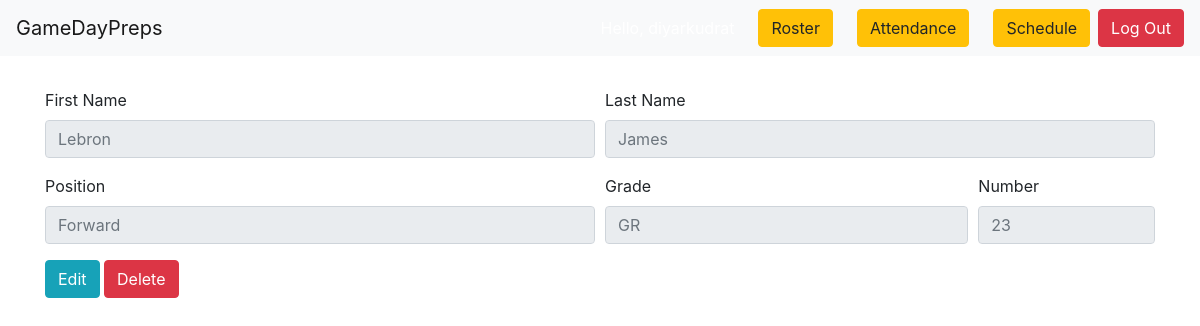
The page /2/ (signed in) on the database as committed earlier.
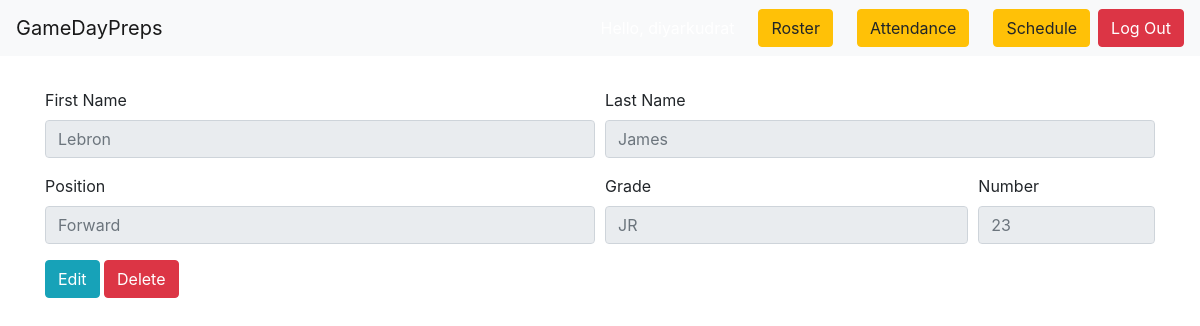
The same page on the database as committed later.
### roster/models.py (models this page shows, shortened)
class Player(models.Model):
    first_name = models.CharField(max_length=50)
    last_name = models.CharField(max_length=50)
    position = models.CharField(max_length=25)
    grade = models.CharField(max_length=50, choices=school_grade_choices, blank=True)
    jersey_number = models.CharField(max_length=3, null=True)

### roster/views.py (the view)
# urls.py: path('<int:pk>/', PlayerDetailView.as_view(), name='player-detail-page'),
class PlayerDetailView(View):
    def get(self, request, *args, **kwargs):
        player = get_object_or_404(Player, pk=kwargs['pk'])
        context = {'player': player }
        return render(request, 'player_detail.html', context)

### roster/templates/player_detail.html
{% extends 'base.html' %}
{% block content %}
<form>
    <fieldset disabled>
    <div class="form-row">
      <div class="form-group col-md-6">
        <label for="disabledTextInput">First Name</label>
        <input type="email" class="form-control" placeholder="{{ player.first_name }}">
      </div>
      <div class="form-group col-md-6">
        <label for="disabledTextInput">Last Name</label>
        <input type="password" class="form-control" placeholder="{{ player.last_name }}">
      </div>
    </div>
    <div class="form-row">
      <div class="form-group col-md-6">
        <label for="disabledTextInput">Position</label>
        <input type="text" class="form-control" placeholder="{{ player.position }}">
      </div>
      <div class="form-group col-md-4">
        <label for="disabledTextInput">Grade</label>
        <input type="text" class="form-control" placeholder="{{ player.grade }}">
      </div>
      <div class="form-group col-md-2">
        <label for="disabledTextInput">Number</label>
        <input type="text" class="form-control" placeholder="{{ player.jersey_number }}">
      </div>
    </div>
    </fieldset>
    <a class="btn btn-info" href="{% url 'edit-player-profile' player.id %}" role="button">Edit</a>
    <a class="btn btn-danger" href="{% url 'player-delete-page' player.id %}" role="button">Delete</a>
  </form>
{% endblock %}

Rows that differ between the two databases and show on the page:
changed Player "Lebron": grade "GR" → "JR"
